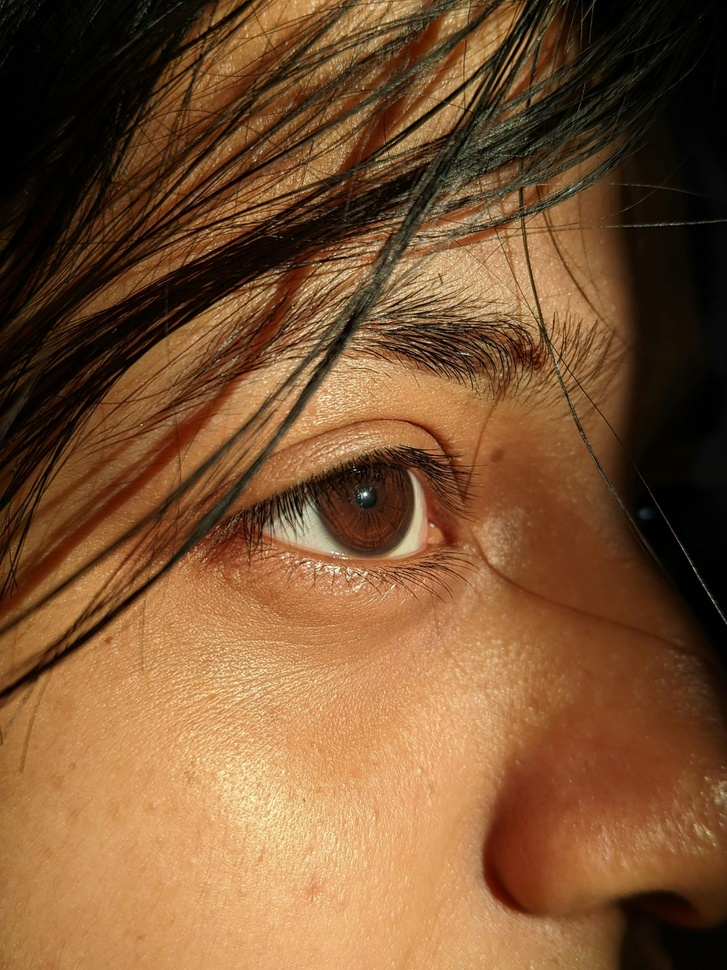
#> input picture image.jpg, 727 x 970 px, shrunk from 3072 x 4096 before the run
$ python main.py
#> lines starting #> are read from the running program, lines starting #| are printed output that depends on the picture
# ===============================
# MINI-PROJET : SÉCURISATION DES IMAGES PAR TATOUAGE NUMÉRIQUE (QIM)
# Étapes : DCT 2D, insertion watermark, extraction, test robustesse
# ===============================

import cv2
import numpy as np
from scipy.fftpack import dct, idct
import matplotlib.pyplot as plt
from skimage.metrics import peak_signal_noise_ratio as psnr

# ===============================
# 1. FONCTIONS DCT 2D
# ===============================
def dct2(img):
    """DCT 2D"""
    return dct(dct(img.T, norm='ortho').T, norm='ortho')

def idct2(img):
    """Inverse DCT 2D"""
    return idct(idct(img.T, norm='ortho').T, norm='ortho')

# ===============================
# 2. INSÉRER WATERMARK
# ===============================
def inserer_watermark(dct_img, watermark, delta=10, cle=123):
    """Insertion watermark binaire via QIM"""
    copie = dct_img.copy()
    h, w = copie.shape

    # Création indices pseudo-aléatoires
    np.random.seed(cle)
    indices = []
    for i in range(5, h//2):
        for j in range(5, w//2):
            indices.append((i,j))
    np.random.shuffle(indices)

    # Ajouter les bits du watermark
    for k in range(len(watermark)):
        i, j = indices[k]
        val = copie[i,j]
        if watermark[k] == 0:
            copie[i,j] = delta * round(val / delta)
        else:
            copie[i,j] = delta * (round(val / delta) + 0.5)
    return copie

# ===============================
# 3. EXTRAIRE WATERMARK
# ===============================
def extraire_watermark(dct_img, taille=100, delta=10, cle=123):
    """Extraction watermark depuis DCT"""
    h, w = dct_img.shape
    bits = []

    # Création indices pseudo-aléatoires
    np.random.seed(cle)
    indices = []
    for i in range(5, h//2):
        for j in range(5, w//2):
            indices.append((i,j))
    np.random.shuffle(indices)

    # Extraire les bits
    for k in range(taille):
        i, j = indices[k]
        reste = dct_img[i, j] % delta
        if reste < delta/2:
            bits.append(0)
        else:
            bits.append(1)
    return bits

# ===============================
# 4. ATTAQUES (BRUIT ET JPEG)
# ===============================
def ajouter_bruit(img, force=5):
    """Ajouter bruit gaussien"""
    bruit = np.random.normal(0, force, img.shape)
    return np.clip(img + bruit, 0, 255)

def compresser_jpeg(img, qualite=70):
    """Compression JPEG"""
    # Convertir en uint8 pour la compression JPEG
    img_uint8 = np.uint8(np.clip(img, 0, 255))
    _, enc = cv2.imencode('.jpg', img_uint8, [cv2.IMWRITE_JPEG_QUALITY, qualite])
    return np.float32(cv2.imdecode(enc, 0))

# ===============================
# 5. CALCULER BER
# ===============================
def calculer_ber(original, extrait):
    """Taux d'erreur binaire"""
    erreurs = 0
    i = 0
    while i < len(original):
        if original[i] != extrait[i]:
            erreurs = erreurs + 1
        i = i + 1
    return erreurs / len(original)

# ===============================
# 6. PROGRAMME PRINCIPAL
# ===============================
def main():
    print("=== MINI-PROJET : TATOUAGE NUMÉRIQUE QIM ===")

    # Charger image
    img_path = input("Nom de l'image (ex: image.jpg) : ")
#> the answer given: image.jpg
    img = cv2.imread(img_path, 0)
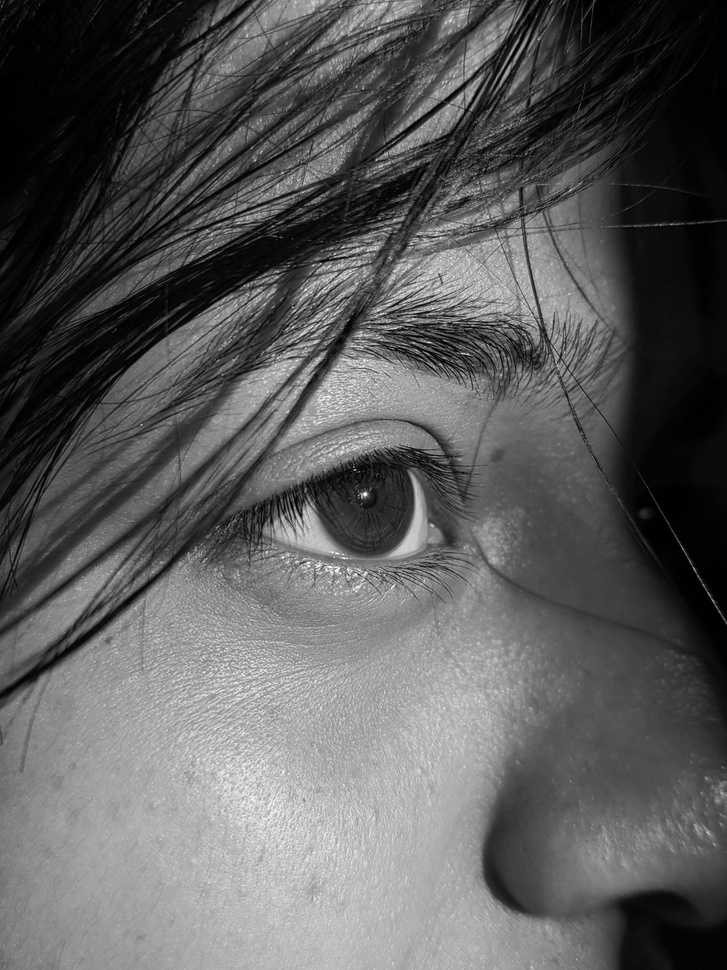
#> img: shape (970, 727); min 0, max 255, mean 91.9
    if img is None:
        print("Image introuvable !")
        return
    img = np.float32(img)
    print(" Image chargée : " + str(img.shape[0]) + "x" + str(img.shape[1]) + " pixels")
#|  Image chargée : 970x727 pixels

    # Générer watermark binaire
    taille_watermark = 100
    watermark = np.random.randint(0, 2, taille_watermark)
    print(" Watermark généré : " + str(taille_watermark) + " bits")

    # Vérifier que l'image est assez grande pour le watermark
    if img.shape[0] < 10 or img.shape[1] < 10:
        print("Image trop petite pour l'insertion du watermark !")
        return

    # DCT de l'image
    dct_img = dct2(img)

    # Insérer watermark
    delta = 10
    cle = 123
    dct_watermark = inserer_watermark(dct_img, watermark, delta, cle)
#> the loop in inserer_watermark, `for k in range(len(watermark)):` made 100 passes
#> val on passes 1 to 12: -36.53, 3.74, 89.48, 32.19, -3.75, 9.13, 3.37, -31.58, -2.12, 51.5, -4.31, 17.05
#> after the loop in inserer_watermark, `for k in range(len(watermark)):`: copie: shape (970, 727) float32; min -29830.9, max 77192.5, mean 0.1

    # Reconstruire image tatouée
    img_tatouee = idct2(dct_watermark)
    i = 0
    while i < img_tatouee.shape[0]:
        j = 0
        while j < img_tatouee.shape[1]:
            if img_tatouee[i,j] < 0:
                img_tatouee[i,j] = 0
            elif img_tatouee[i,j] > 255:
                img_tatouee[i,j] = 255
            j = j + 1
        i = i + 1
#> img_tatouee: shape (970, 727) float32; min 0, max 255, mean 91.9
#> after the loop, i = 970

    cv2.imwrite("image_tatouee.jpg", np.uint8(img_tatouee))
    print(" Image tatouée sauvegardée : image_tatouee.jpg")

    # Évaluer PSNR - Correction : spécifier data_range manuellement
    qualite = psnr(img, img_tatouee, data_range=255)
#> qualite = 72.96
    print("PSNR image tatouée : " + str(round(qualite, 2)) + " dB")
#| PSNR image tatouée : 72.96 dB

    # Tester robustesse : bruit
    img_bruit = ajouter_bruit(img_tatouee, force=5)
    dct_bruit = dct2(img_bruit)
    extrait_bruit = extraire_watermark(dct_bruit, taille_watermark, delta, cle)
#> the loop in extraire_watermark, `for k in range(taille):` made 100 passes
#> reste on passes 1 to 12: 3.34, 6.45, 5.73, 5.56, 8.21, 4.1, 5.05, 5.68, 5.79, 0.335, 1.17, 1.14
    ber_bruit = calculer_ber(watermark, extrait_bruit)

    # Tester robustesse : JPEG
    img_jpeg = compresser_jpeg(img_tatouee, qualite=70)
    dct_jpeg = dct2(img_jpeg)
    extrait_jpeg = extraire_watermark(dct_jpeg, taille_watermark, delta, cle)
    ber_jpeg = calculer_ber(watermark, extrait_jpeg)

    # Résumé
    print("\n=== RÉSULTATS ===")
    print("BER après bruit (force=5) : " + str(round(ber_bruit, 3)))
#| BER après bruit (force=5) : 0.41
    print("BER après JPEG70 : " + str(round(ber_jpeg, 3)))
#| BER après JPEG70 : 0.36

    if ber_jpeg < 0.1:
        print("Watermark ROBUSTE")
    elif ber_jpeg < 0.2:
        print("Watermark MOYENNEMENT ROBUSTE")
    else:
        print("Watermark PEU ROBUSTE")

    # Affichage images
    plt.figure(figsize=(12, 4))
    plt.subplot(1, 4, 1)
    plt.imshow(img, cmap='gray')
    plt.title("Originale")
    plt.axis('off')

    plt.subplot(1, 4, 2)
    plt.imshow(img_tatouee, cmap='gray')
    plt.title(f"Tatouée\nPSNR={qualite:.1f}dB")
    plt.axis('off')

    plt.subplot(1, 4, 3)
    plt.imshow(img_bruit, cmap='gray')
    plt.title(f"Avec bruit\nBER={ber_bruit:.3f}")
    plt.axis('off')

    plt.subplot(1, 4, 4)
    plt.imshow(img_jpeg, cmap='gray')
    plt.title(f"JPEG70\nBER={ber_jpeg:.3f}")
    plt.axis('off')

    plt.tight_layout()
    plt.show()
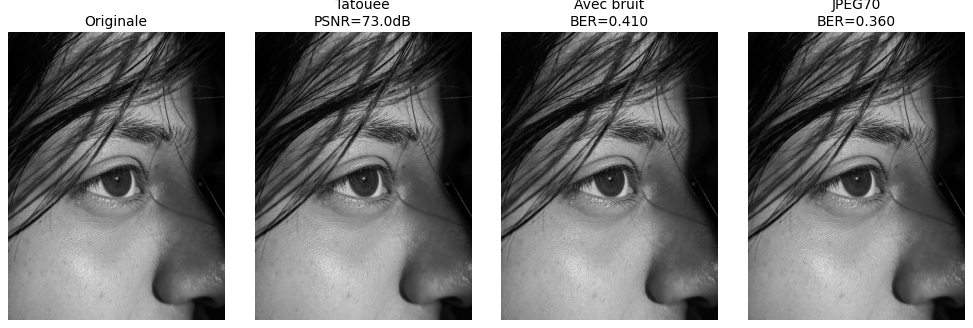
#> figure drawn by matplotlib, 4 panels

# ===============================
# Lancer le programme
# ===============================
if __name__ == "__main__":
    main()
